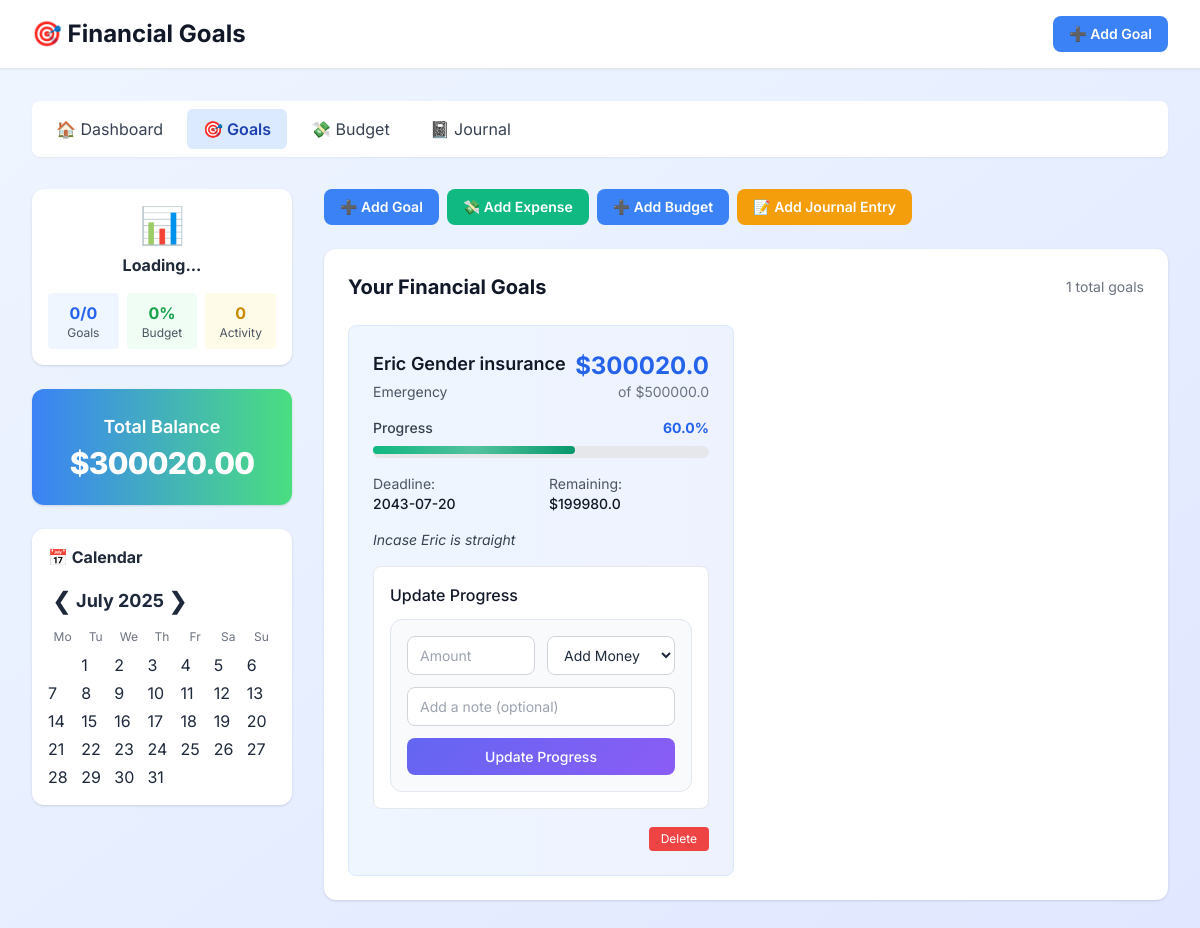
The app's page /goals, older data.
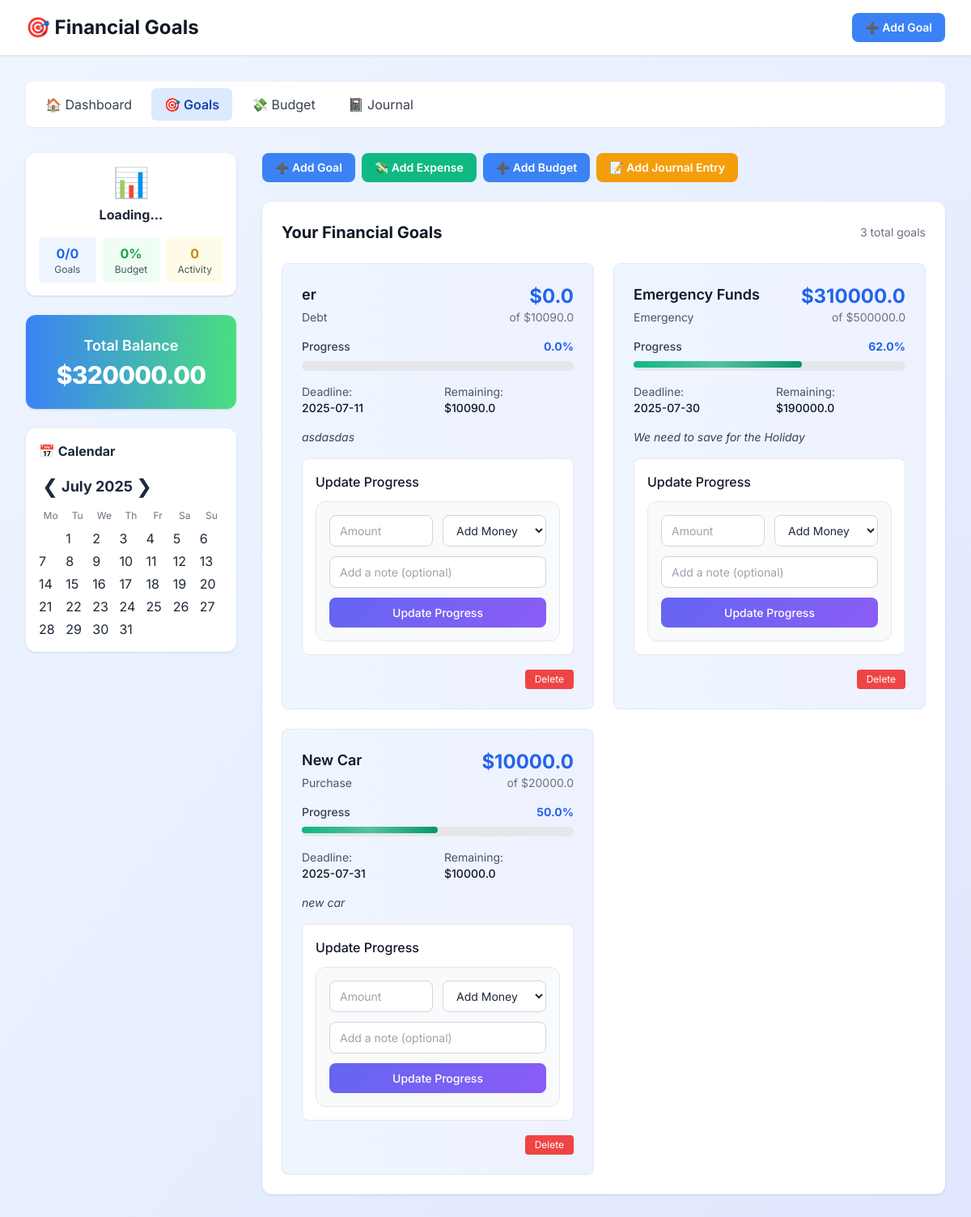
The same page, newer data.
### tables this page shows
CREATE TABLE financial_goals (
            id INTEGER PRIMARY KEY AUTOINCREMENT,
            name TEXT NOT NULL,
            target_amount REAL NOT NULL,
            current_amount REAL DEFAULT 0,
            deadline TEXT NOT NULL,
            category TEXT NOT NULL,
            description TEXT,
            created_at DATETIME DEFAULT CURRENT_TIMESTAMP
        );

### app.py (the view)
@app.route('/goals')
def view_goals():
    with sqlite3.connect('finance.db') as conn:
        cursor = conn.cursor()
        cursor.execute("""
            SELECT g.*,
                   (SELECT COUNT(*) FROM transactions WHERE goal_id = g.id) as transaction_count,
                   (g.current_amount / g.target_amount * 100) as progress_percent
            FROM financial_goals g
            ORDER BY deadline ASC
        """)
        goals = cursor.fetchall()
        total_balance = sum(goal[3] for goal in goals)  # goal[3] is current_amount
    return render_template('goals.html', goals=goals, total_balance=total_balance)

### templates/goals.html (shortened to what the changed rows need)
<!DOCTYPE html>
<html lang="en">
<head>
    <link rel="stylesheet" href="{{ url_for('static', filename='styles.css') }}">
    <script src="https://cdn.tailwindcss.com"></script>
</head>
<body class="bg-gradient-to-br from-blue-50 to-indigo-100 min-h-screen">
    <div class="bg-white shadow-sm border-b">
        <div class="max-w-7xl mx-auto px-4 sm:px-6 lg:px-8">
            <div class="flex justify-between items-center py-4">
                <h1 class="text-2xl font-bold text-gray-900 flex items-center gap-2">
                    🎯 Financial Goals
                </h1>
            </div>
        </div>
    </div>
    <div class="max-w-7xl mx-auto px-4 sm:px-6 lg:px-8 py-8">
        <div class="grid grid-cols-1 lg:grid-cols-4 gap-8">
            <aside class="lg:col-span-1">
                <div class="bg-gradient-to-r from-blue-500 to-green-400 text-white rounded-xl shadow p-6 mb-6 flex flex-col items-center">
                    <div class="text-lg font-semibold mb-1">Total Balance</div>
                    <div class="text-3xl font-extrabold tracking-tight">${{ '%.2f' % (total_balance | default(0) | float) }}</div>
                </div>
            </aside>
            <main class="lg:col-span-3">
                <div class="bg-white rounded-xl shadow p-6">
                    <div class="flex justify-between items-center mb-6">
                        <h2 class="text-xl font-bold text-gray-900">Your Financial Goals</h2>
                        <span class="text-sm text-gray-500">{{ goals|length }} total goals</span>
                    </div>
                    {% if goals %}
                        <div class="grid grid-cols-1 md:grid-cols-2 gap-6">
                            {% for goal in goals %}
                            <div class="bg-gradient-to-r from-blue-50 to-indigo-50 rounded-lg p-6 border border-blue-100">
                                <div class="flex justify-between items-start mb-4">
                                    <div>
                                        <h3 class="text-lg font-semibold text-gray-900 mb-1">{{ goal[1] }}</h3>
                                        <p class="text-sm text-gray-600">{{ goal[5]|title }}</p>
                                    </div>
                                    <div class="text-right">
                                        <div class="text-2xl font-bold text-blue-600">${{ goal[3]|round(2) }}</div>
                                        <div class="text-sm text-gray-500">of ${{ goal[2]|round(2) }}</div>
                                    </div>
                                </div>
                                <div class="mb-4">
                                    <div class="flex justify-between items-center mb-2">
                                        <span class="text-sm font-medium text-gray-700">Progress</span>
                                        <span class="text-sm font-bold text-blue-600">{{ (goal[3]/goal[2]*100)|round(1) }}%</span>
                                    </div>
                                    <div class="w-full bg-gray-200 rounded-full h-3">
                                        <div class="progress-fill bg-green-500 h-2 rounded-full" style="width: {{ (goal[3]/goal[2]*100)|round(1) }}%"></div>
                                    </div>
                                </div>
                                <div class="grid grid-cols-2 gap-4 text-sm mb-4">
                                    <div>
                                        <span class="text-gray-600">Deadline:</span>
                                        <span class="font-medium text-gray-900 block">{{ goal[4] }}</span>
                                    </div>
                                    <div>
                                        <span class="text-gray-600">Remaining:</span>
                                        <span class="font-medium text-gray-900 block">${{ (goal[2] - goal[3])|round(2) }}</span>
                                    </div>
                                </div>
                                {% if goal[6] %}
                                <div class="mb-4">
                                    <p class="text-sm text-gray-700 italic">{{ goal[6] }}</p>
                                </div>
                                {% endif %}
                                <div class="bg-white rounded-lg p-4 border">
                                    <h4 class="font-medium text-gray-900 mb-3">Update Progress</h4>
                                    <form class="update-form space-y-3" data-goal-id="{{ goal[0] }}">
                                        <div class="grid grid-cols-2 gap-3">
                                            <input type="number" step="0.01" name="amount" placeholder="Amount" required
                                                   class="px-3 py-2 border border-gray-300 rounded-lg focus:ring-2 focus:ring-blue-500 focus:border-blue-500">
                                            <select name="type" required
                                                    class="px-3 py-2 border border-gray-300 rounded-lg focus:ring-2 focus:ring-blue-500 focus:border-blue-500">
                                                <option value="deposit">Add Money</option>
                                            </select>
                                        </div>
                                        <input type="text" name="note" placeholder="Add a note (optional)"
                                               class="w-full px-3 py-2 border border-gray-300 rounded-lg focus:ring-2 focus:ring-blue-500 focus:border-blue-500">
                                        <button type="submit"
                                                class="w-full bg-blue-600 text-white py-2 px-4 rounded-lg font-medium hover:bg-blue-700 transition-colors">
                                            Update Progress
                                        </button>
                                    </form>
                                </div>
                                <div class="flex justify-end gap-2 mt-4">
                                    <form method="POST" action="{{ url_for('delete_goal', goal_id=goal[0]) }}" onsubmit="return confirm('Are you sure you want to delete this goal?');" style="display:inline;">
                                        <button type="submit" class="bg-red-500 text-white px-3 py-1 rounded hover:bg-red-600 text-xs">Delete</button>
                                    </form>
                                </div>
                            </div>
                            {% endfor %}
                        </div>
                    {% endif %}
                </div>
            </main>
        </div>
    </div>
</body>
</html>

Row changes from the older to the newer data that the page shows:
removed financial_goals: name "Eric Gender insurance", category "Emergency", current_amount "300020.0", target_amount "500000.0", (goal[3]/goal[2]*100)|round(1) "60.0", deadline "2043-07-20", (goal[2]-goal[3])|round(2) "199980.0", description "Incase Eric is straight"
added financial_goals: name "er", category "Debt", current_amount "0.0", target_amount "10090.0", (goal[3]/goal[2]*100)|round(1) "0.0", deadline "2025-07-11", (goal[2]-goal[3])|round(2) "10090.0", description "asdasdas"
added financial_goals: name "Emergency Funds", category "Emergency", current_amount "310000.0", target_amount "500000.0", (goal[3]/goal[2]*100)|round(1) "62.0", deadline "2025-07-30", (goal[2]-goal[3])|round(2) "190000.0", description "We need to save for the Holiday"
added financial_goals: name "New Car", category "Purchase", current_amount "10000.0", target_amount "20000.0", (goal[3]/goal[2]*100)|round(1) "50.0", deadline "2025-07-31", (goal[2]-goal[3])|round(2) "10000.0", description "new car"
Text that changed along with them:
{{ '%.2f' % (total_balance | default(0) | float) }}: "300020.00" → "320000.00"
{{ goals|length }}: "1" → "3"
